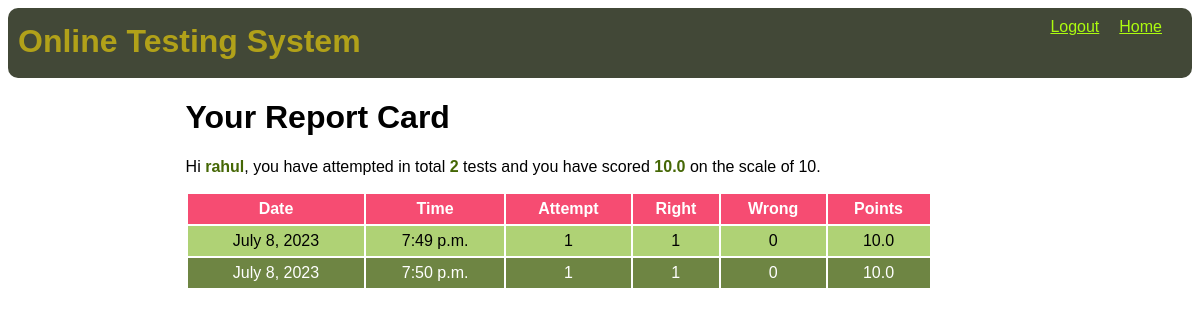
The app's page /test-history (signed in) with its own data.
### OTS/models.py (models this page shows)
class Candidate(models.Model):
    username = models.CharField(primary_key=True, max_length=20)
    password = models.CharField(null=False, max_length=20)
    name = models.CharField(null=False, max_length=30)
    test_attempted = models.IntegerField(default=0)
    points = models.FloatField(default=0.0)

class Result(models.Model):
    resultid = models.BigAutoField(primary_key=True, auto_created=True)
    username = models.ForeignKey(Candidate, on_delete=models.CASCADE)
    date = models.DateField(auto_now=True)
    time = models.TimeField(auto_now=True)
    attempt = models.IntegerField()
    right = models.IntegerField()
    wrong = models.IntegerField()
    points = models.FloatField()

### OTS/views.py (the view)
# urls.py: path('test-history', testResultHistory, name='testHistory'),
def testResultHistory(request):
    if 'name' not in request.session.keys():
        res = HttpResponseRedirect("login")
    candidate = Candidate.objects.filter(username=request.session['username'])
    results = Result.objects.filter(username_id=candidate[0].username)
    context = {'candidate': candidate[0], 'results': results}
    res = render(request, 'candidate_history.html', context)
    return res

### OTS/templates/candidate_history.html (shortened to what this page needs)
{% extends 'main.html' %}
{% block top%}
<a href="{% url 'OTS:home' %}">Home</a>
<a href="{% url 'OTS:logout' %}">Logout</a>
{%endblock %}
{% block content %}
<h1>Your Report Card</h1>
<p>Hi <span class="special">{{candidate.name}}</span>,
    you have attempted in total <span class="special">{{candidate.test_attempted}}</span> tests and you have scored <span class="special">{{candidate.points}}</span> on the scale of 10.</p>
<table>
    <tr>
        <th>Date</th>
        <th>Time</th>
        <th>Attempt</th>
        <th>Right</th>
        <th>Wrong</th>
        <th>Points</th>
    </tr>
    {% for r in results%}
    <tr>
        <td>{{r.date}}</td>
        <td>{{r.time}}</td>
        <td>{{r.attempt}}</td>
        <td>{{r.right}}</td>
        <td>{{r.wrong}}</td>
        <td>{{r.points}}</td>
    </tr>
    {% endfor %}
</table>
{% endblock %}

### OTS/static/theme.css (style rules this page uses)
* { font-family:'Gill Sans', 'Gill Sans MT', Calibri, 'Trebuchet MS', sans-serif; }
table { width:90%; }
table tr:nth-child(odd) { background-color:#6e8543; color:white; height:30px; }
table tr:nth-child(even) { background-color:#AFD275; height:30px; }
table tr:first-child { background-color:#F64C72; }
table td { text-align:center; }
span.special { color:#456705; font-weight: bold; }

### OTS/static/mystyle.css (style rules this page uses)
body { align-items: center; min-height: 100vh; background: url("https://images.pexels.com/photos/1072179/pexels-photo-1072179.jpeg?auto=compress&cs=tinysrgb&w=1600") no-repeat; background-size: cover; }
.top div.menu a { color:#acfb0f; float: right; margin-right: 20px; min-width:15px; }

### records on screen
Candidate: name "rahul", test_attempted "2", points "10.0"
Result: date "July 8, 2023", time "7:49 p.m.", attempt "1", right "1", wrong "0", points "10.0"
Result: date "July 8, 2023", time "7:50 p.m.", attempt "1", right "1", wrong "0", points "10.0"
